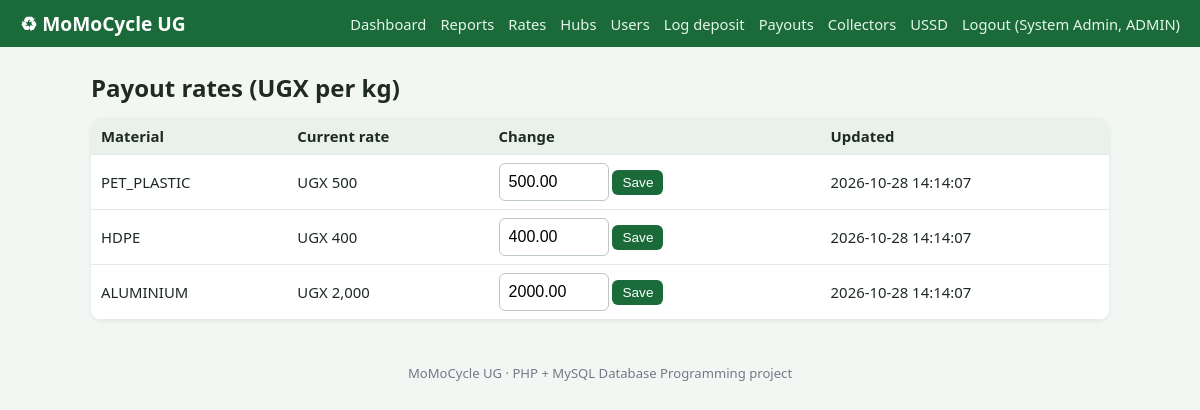
/admin/rates.php (signed in), run on the app's committed database.
### tables this page shows
CREATE TABLE material_rates (
  material_type ENUM('PET_PLASTIC','HDPE','ALUMINIUM') PRIMARY KEY,
  rate_per_kg   DECIMAL(10,2) NOT NULL,
  updated_at    TIMESTAMP DEFAULT CURRENT_TIMESTAMP ON UPDATE CURRENT_TIMESTAMP,
  CONSTRAINT chk_rate_pos CHECK (rate_per_kg > 0)
);

### includes/auth.php (called while the page is built, shortened)
<?php
function h($v): string { return htmlspecialchars((string)$v, ENT_QUOTES, 'UTF-8'); }
function ugx($n): string { return 'UGX ' . number_format((float)$n, 0); }

### admin/rates.php (the view, shortened to what this page needs)
<?php
require_once __DIR__ . '/../includes/auth.php';
$rates = $pdo->query('SELECT * FROM material_rates ORDER BY material_type')->fetchAll();
require __DIR__ . '/../includes/header.php';
?>
<h1>Payout rates (UGX per kg)</h1>
<div class="tablewrap"><table>
  <tr><th>Material</th><th>Current rate</th><th>Change</th><th>Updated</th></tr>
  <?php foreach ($rates as $r): ?>
  <tr><td><?= h($r['material_type']) ?></td><td><?= ugx($r['rate_per_kg']) ?></td>
    <td><form method="post" class="inline"><?= csrf_field() ?>
        <input type="number" name="rate" step="0.01" min="0.01" value="<?= h($r['rate_per_kg']) ?>" style="width:110px" required>
        <button class="small">Save</button></form></td>
    <td><?= h($r['updated_at']) ?></td></tr>
  <?php endforeach; ?>
</table></div>
<?php require __DIR__ . '/../includes/footer.php'; ?>

### assets/style.css (style rules this page uses)
* { box-sizing:border-box }
body { margin:0;font-family:Segoe UI,Arial,sans-serif;background:#f3f7f4;color:#1f2a24 }
h1 { font-size:1.5rem;margin:.2em 0 .6em }
table { width:100%;border-collapse:collapse;background:#fff;font-size:.93rem }
th,td { padding:8px 10px;border-bottom:1px solid #e3e9e5;text-align:left }
th { background:#e8f2ea }
.tablewrap { overflow-x:auto;border-radius:10px;box-shadow:0 1px 4px rgba(0,0,0,.08) }
input,select { padding:9px;border:1px solid #bcc9c0;border-radius:6px;font-size:1rem }
button,.btn { background:#1b6b3a;color:#fff;border:0;padding:9px 16px;border-radius:6px;cursor:pointer;font-size:.95rem;text-decoration:none;display:inline-block }
button.small { padding:5px 10px;font-size:.85rem }
.inline { display:inline }

### data on the page
material_rates: material_type "PET_PLASTIC", rate_per_kg "UGX 500", rate "500.00", updated_at "2026-10-28 14:14:07"
material_rates: material_type "HDPE", rate_per_kg "UGX 400", rate "400.00", updated_at "2026-10-28 14:14:07"
material_rates: material_type "ALUMINIUM", rate_per_kg "UGX 2,000", rate "2000.00", updated_at "2026-10-28 14:14:07"

### other printed values
$u['full_name'] "System Admin"
$u['role'] "ADMIN"
